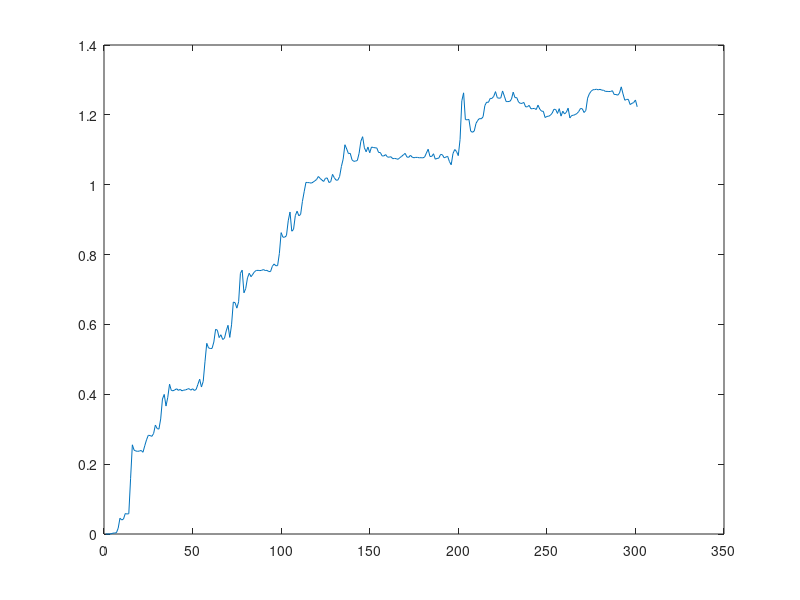

This figure's MATLAB source: (Note: this script raises an error after producing the figure.)
%%%%%%%%%%%%%%%%%%%%%%%%%%%%%%%%%
% EE - 504 Homework #4, P.1  %
% Salim Sirtkaya, 112434-6      %
%%%%%%%%%%%%%%%%%%%%%%%%%%%%%%%%%

close all;
clear all;

N = 500; % number of samples
no_iter = 300 ; % number of iterations
mu= 0.005; % step size

% unit variance white gaussian noise
v = randn(N,1);

% generation of x(n)
b=1;
a=[1 -1.2728 0.81];

x = filter(b,a,v);

% Iterative w estimation  
% x(n) is approximated by w(1)x(n-1)+w(2)x(n-2)

% initialize w vector
w1(1:no_iter)=0;
w2(1:no_iter)=0;

for n=3:no_iter
    y(n) = [w1(n) w2(n)]*[x(n-1);x(n-2)];
    e(n) = x(n) - y(n);
    w1(n+1) = w1(n)+mu*e(n)*x(n-1);
    w2(n+1) = w2(n)+mu*e(n)*x(n-2);
end
    
figure;
plot(w1);
TITLE('w1(n) for mu = 0.02');

figure;
plot(w2);
TITLE('w2(n) for mu = 0.02');

%% p-vector algorithm implementation

mup=0.01;
no_iter = 200;
wp1(1:no_iter)=0;
wp2(1:no_iter)=0;
y=0;

% p vector estimation

p(1)=0;
p(2)=0;

eps=0.001;

for i=2:500
    p(1) = (p(1) + x(i)*x(i-1));
end
p(1) = p(1)/499;
%p(1) = p(1)+eps; % introduce small changes to p-vector to see the effect

for i=3:500
    p(2) = (p(2) + x(i)*x(i-2));
end
p(2) = p(2)/498;
%p(2) = p(2)+eps; % introduce small changes to p-vector to see the effect

% p = xcorr(x,'coeff');
% p= p(size(x):2*size(x)-1);

for n=3:no_iter
    y(n) = [wp1(n) wp2(n)]*[x(n-1);x(n-2)];
    wp1(n+1) = wp1(n) + mup*p(1) - mup*y(n)*x(n-1);
    wp2(n+1) = wp2(n) + mup*p(2) - mup*y(n)*x(n-2);
end

figure;
plot(wp1);
TITLE('p-vector algorithm, wp1(n) for mu = 0.008, p_vector is changed');

figure;
plot(wp2);
TITLE('p-vector algorithm, w2p(n) for mu = 0.008, p_vector is changed');